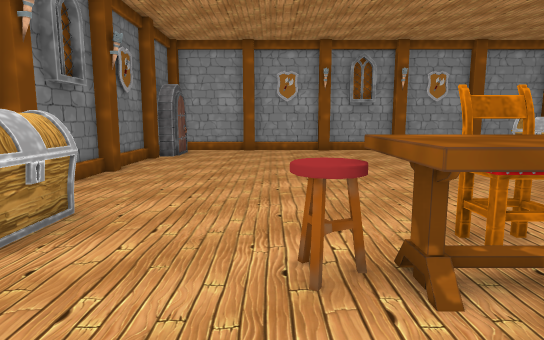
[1] (above)

14 first-person views from a walk through a Unity game level. The camera is 1.4 m above the floor, tilts 8° down and sees 75° across. The floor is counted in squares, 1 m on a side. Each view is taken from the middle of a square. On the plan, view 1 faces up. The plan holds only what a view shows up to about 15 squares ahead; the rest is blank. The place goes on beyond the plan. Some animated figures are left out.

[2]
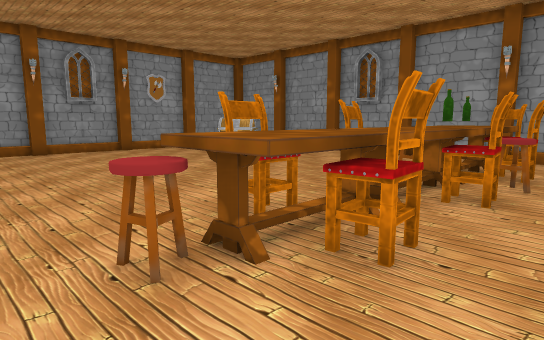

[3]
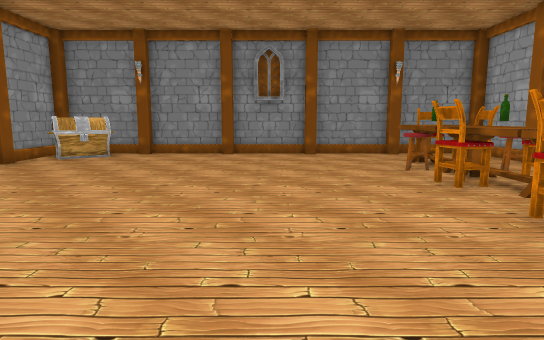

[4]
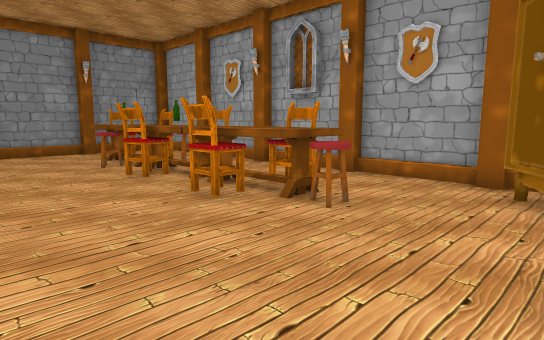

[5]
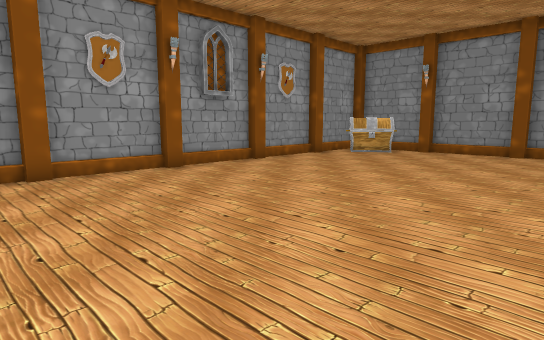

[6]
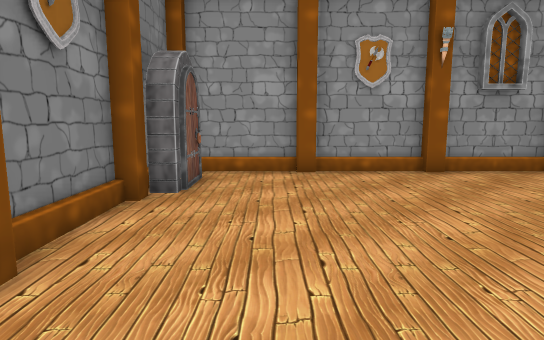

[7]
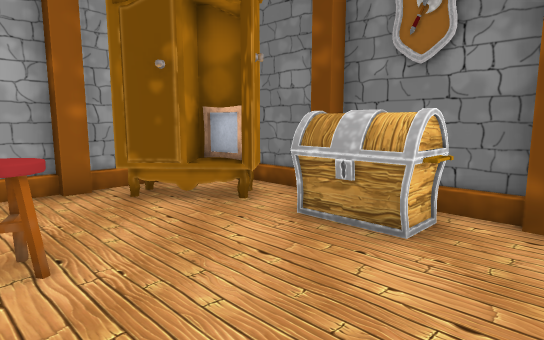

[8]
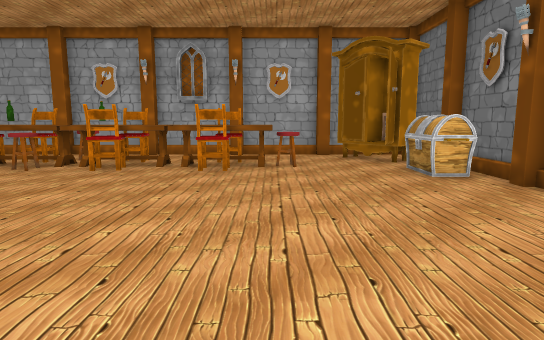

[9]
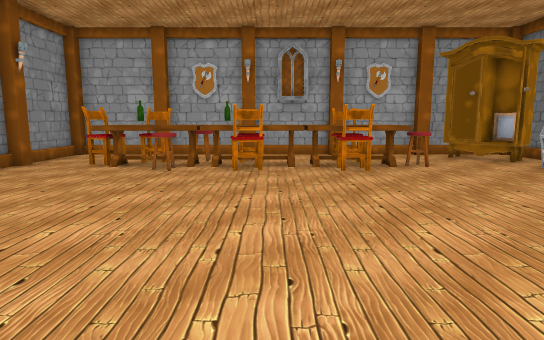

[10]
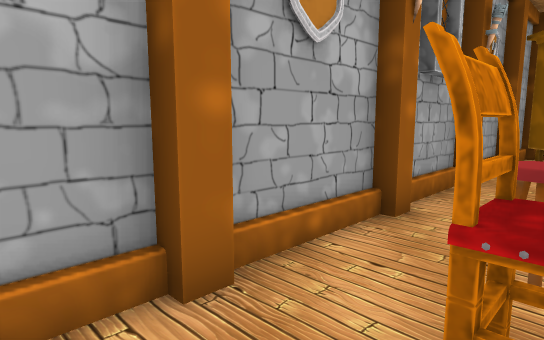

[11]
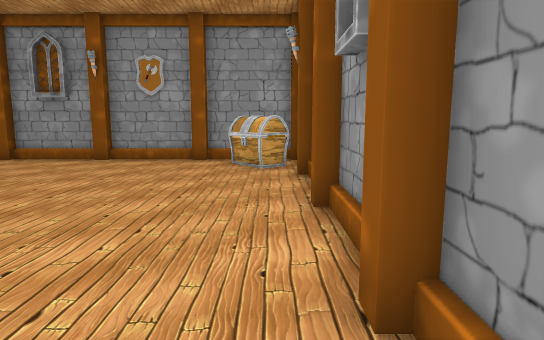

[12]
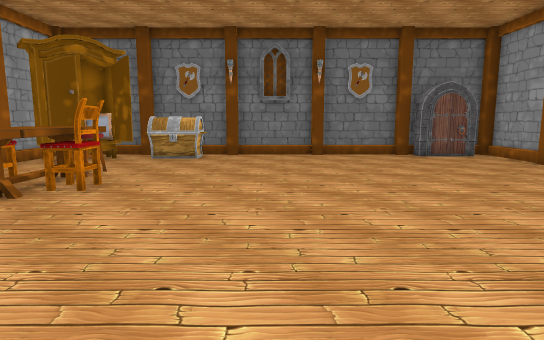

[13]
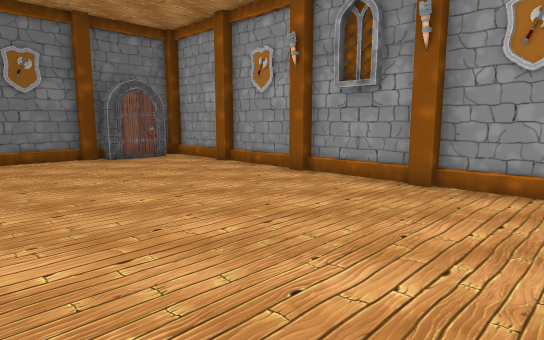

[14]
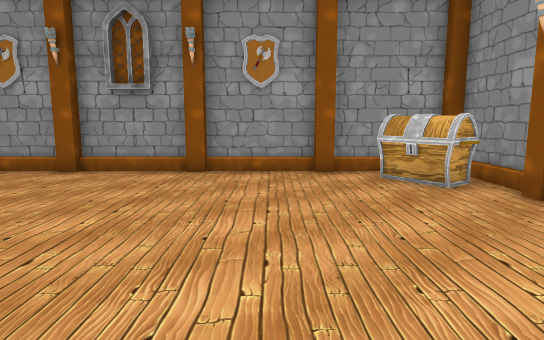

### Floor plan
Key: @ floor where view 1 was taken; # wall or solid block; . floor; C chest; P pillar; T table; H chair; A painting; O other object.
Columns run from 5 left of view 1 to 13 right of it. Each row starts with its distance up from view 1.
 17 P###P##P###P##P###P
 16 ##..............C #
 15 ##..............CC#
 14 ##...............C#
 13 P.................P
 12 #.................#
 11 #.................#
 10 P.................P
  9 #.................#
  8 #.................#
  7 #.................#
  6 P.................P
  5 #CC...............#
  4 # C...THHTHHTHTT..#
  3 P C..HHTTTTTTTTHH.P
  2 #OA...THHTHHHHHH..#
  1 ##OO........H.....#
  0 ##O#.@............#
 -1 P###P##P###P##P###P

Where each view was taken, in squares from view 1:
view 1: 0 up, 0 right, facing up
view 2: 0 up, 1 left, facing up-right
view 3: 8 up, 2 left, facing right
view 4: 8 up, 3 left, facing down-right
view 5: 7 up, 3 left, facing up-right
view 6: 7 up, 2 left, facing up
view 7: 7 up, 1 right, facing down-left
view 8: 14 up, 1 right, facing down
view 9: 14 up, 5 right, facing down
view 10: 2 up, 11 right, facing down-left
view 11: 4 up, 12 right, facing up
view 12: 8 up, 10 right, facing left
view 13: 9 up, 9 right, facing up-left
view 14: 7 up, 8 right, facing up
